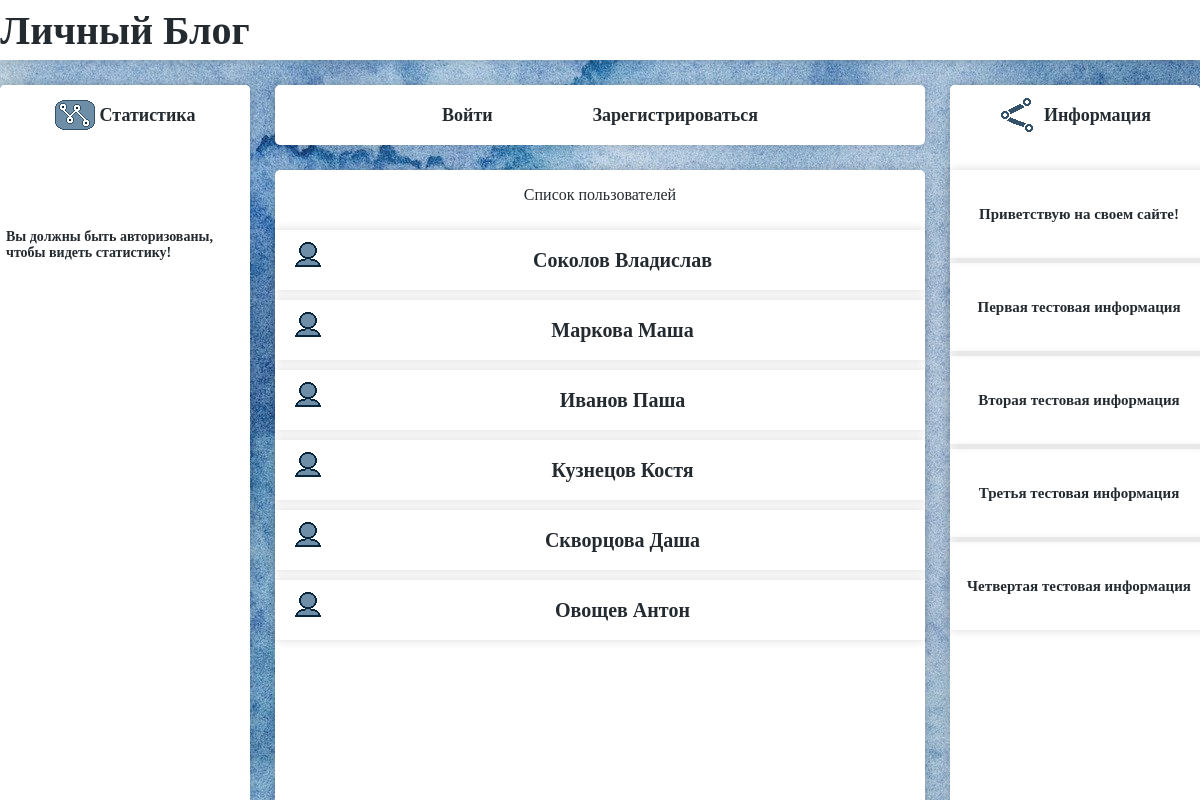
The page / on the database its author committed.
### blog/models.py (models this page shows)
class AdminInformation(models.Model):
	text_information = models.CharField('текст информации', max_length=50)
	class Meta:
		verbose_name = 'Информация админа'
		verbose_name_plural = 'Информация админа'

### blog/views.py (the view)
# urls.py: path('', views.index, name = 'index'),
def index(request):
	all_users = User.objects.filter(is_staff = 0)
	all_posts = Post.objects.filter(user = request.user.id).count()
	all_admin_inf = AdminInformation.objects.all()
	return render(request, 'index.html', {'all_users': all_users, 'all_posts': all_posts, 'all_admin_inf':all_admin_inf })

### PersonalBlog/templates/index.html (shortened to what this page needs)
{% extends 'base.html' %}
{% load static %}
{% block content %}
	<div class="index_view_profile_block_top"><p>Список пользователей</p></div>
    {% for a in all_users %}
    	<div class="index_view_profile_block"><div class="person_im" style="background-image: url('{% static "person.png"%}')"></div><div class="index_view_profile_block_name"><a href="{% url 'blog:viewProfile' a.id %}" >{{a.last_name}} {{a.first_name}}</a></div></div>
    {% endfor %}
{% endblock %}

### PersonalBlog/templates/base.html (shortened to what this page needs)
{% load static %}
<!DOCTYPE html>
<html lang="ru">
<head>
    <link rel="stylesheet" href="{% static "css/base.css" %}">
    <link rel="stylesheet" href="{% static "css/index.css" %}">
    <link rel="stylesheet" href="{% static "css/profile.css" %}">
    <link rel="stylesheet" href="{% static "css/viewPost.css" %}">
</head>
<body>
    <div class="background" style="background-image: url('{% static "background.jpg"%}')">
        <div class="header">
            <div class="header_block">
                <div class="header_word_block">
                    <span class="header_word">Личный Блог</span>
                </div>
            </div>
        </div>
        <div class="main">
            <div class="main_block">
                <div class="m1">
                    <div class="m1_zag_block">
                        <div class="stats_im" style="background-image: url('{% static "stats.png"%}')"></div>
                        <p>Статистика</p>
                    </div>
                    <div class="m1_stat_block">
                        {% if not request.user.is_authenticated %}
                            <p>Вы должны быть авторизованы, чтобы видеть статистику!</p>
                        {% endif %}
                    </div>
                </div>
                <div class="m2">
                    <div class="block_profile_view">
                        {% if not request.user.is_authenticated %}
                            <a class="button_login" href="{% url 'blog:loginUser' %}">Войти</a>
                            <a class="button_register" href="{% url 'blog:registrationUser' %}">Зарегистрироваться</a>
                        {% endif %}
                    </div>
                    <div class="block_list">
                        <main>
                            {% block content %}{% endblock %}
                        </main>
                    </div>
                </div>
                <div class="m3">
                    <div class="m3_zag_block">
                        <div class="link_im" style="background-image: url('{% static "link.png"%}')"></div>
                        <p>Информация</p>
                    </div>
                    {% for i in all_admin_inf %}
                        <div class="inf_admin_block"><p>{{i.text_information}}</p></div>
                    {% endfor %}
                </div>
            </div>
        </div>
    </div>
</body>
</html>

### PersonalBlog/static/css/base.css (style rules this page uses)
* { margin: 0; padding: 0; }
.background { background-size: 2220px 1080px; background-repeat: no-repeat; background-position: top; background-attachment: fixed; position: fixed; width: 100vw; height: 100vh; background: #55A9E5; }
.header { display: flex; justify-content: center; width: 100%; height: 60px; background: white; box-shadow: 0 0 10px rgba(0,0,0,0.15); }
.header_block { width: 1200px; height: 60px; background: white; }
.header_word_block { display: flex; align-items: center; justify-content: center; width: 250px; height: 60px; }
.header_word { color: #232A30; font-size: 40px; font-weight: 600 }
.main { display: flex; justify-content: center; position: fixed; width: 100vw; height: 100vh; }
.main_block { display: flex; width: 1200px; min-height: 2000px; max-height: 100%; }
.m1 { width: 250px; height: 800px; margin-top: 25px; margin-right: 25px; background: white; border-radius: 5px; box-shadow: 0 0 10px rgba(0,0,0,0.15); }
.stats_im { width: 40px; height: 40px; padding-right: 5px; background-repeat: no-repeat; }
.link_im { width: 40px; height: 40px; padding-right: 5px; background-repeat: no-repeat; }
.person_im { width: 40px; height: 50px; padding-right: 5px; background-repeat: no-repeat; left: 0; }
.m1_zag_block { width: 250px; height: 60px; display: flex; align-items: center; justify-content: center; margin-bottom: 25px; background: white; border-radius: 5px; }
.m1_zag_block p { color: #232A30; font-size: 18px; font-weight: 600; }
.m1_stat_block { width: 250px; height: 150px; display: flex; align-items: center; justify-content: center; }
.m1_stat_block p { margin: 6px; color: #232A30; font-size: 14px; font-weight: 600; }
.m2 { width: 650px; height: 800px; margin-top: 25px; }
.m3_zag_block { width: 250px; height: 60px; display: flex; align-items: center; justify-content: center; margin-bottom: 25px; background: white; border-radius: 5px; }
.m3_zag_block p { color: #232A30; font-size: 18px; font-weight: 600; }
.block_profile_view { display: flex; align-items: center; justify-content: center; width: 650px; height: 60px; margin-bottom: 25px; background: white; border-radius: 5px; box-shadow: 0 0 10px rgba(0,0,0,0.15); }
.button_login { margin-right: 100px; text-decoration: none; color: #232A30; font-size: 18px; font-weight: 600 }
.button_register { text-decoration: none; color: #232A30; font-size: 18px; font-weight: 600 }
.block_list { width: 650px; height: 715px; background: white; border-radius: 5px; box-shadow: 0 0 10px rgba(0,0,0,0.15); }
.m3 { width: 250px; height: 800px; margin-top: 25px; margin-left: 25px; background: white; border-radius: 5px; box-shadow: 0 0 10px rgba(0,0,0,0.15); }
.inf_admin_block { width: 250px; height: 80px; display: flex; align-items: center; justify-content: center; margin-bottom: 5px; box-shadow: 0 0 10px rgba(0,0,0,0.15); padding: 4px; }
.inf_admin_block p { color: #232A30; font-size: 15px; font-weight: 600; }

### PersonalBlog/static/css/index.css (style rules this page uses)
.index_view_profile_block_top { display: flex; justify-content: center; align-items: center; width: 650px; height: 50px; }
.index_view_profile_block_top { color: #232A30; }
.index_view_profile_block_name { width: 580px; height: 50px; display: flex; justify-content: center; align-items: center; }
.index_view_profile_block { display: flex; justify-content: center; align-items: center; width: 650px; height: 60px; margin: 10px 0; box-shadow: 0 0 10px rgba(0,0,0,0.15); -webkit-transition: all 0.3s ease;; -moz-transition: all 0.3s ease;; -o-transition: all 0.3s ease;; transition: all 0.3s ease; }
.index_view_profile_block a { text-decoration: none; color: #232A30; font-size: 20px; font-weight: 600; }

### rows shown on the page
AdminInformation: text_information "Приветствую на своем сайте!"
AdminInformation: text_information "Первая тестовая информация"
AdminInformation: text_information "Вторая тестовая информация"
AdminInformation: text_information "Третья тестовая информация"
AdminInformation: text_information "Четвертая тестовая информация"

### other values the page prints
{{ a.last_name }} "Соколов"
{{ a.first_name }} "Владислав"
{{ a.last_name }} "Маркова"
{{ a.first_name }} "Маша"
{{ a.last_name }} "Иванов"
{{ a.first_name }} "Паша"
{{ a.last_name }} "Кузнецов"
{{ a.first_name }} "Костя"
{{ a.last_name }} "Скворцова"
{{ a.first_name }} "Даша"
{{ a.last_name }} "Овощев"
{{ a.first_name }} "Антон"
